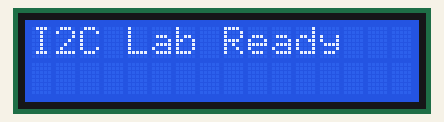
Bench run of a sketch on a simulated Arduino Uno, built with avr-gcc and run on an emulated ATmega328P. On the bench: 16×2 character LCD. The local clock reads 2024-03-15 10:24:30 at power-on unless the sketch sets it; what the sketch prints to the serial monitor is not drawn.

Above: at 0.1 s.
At 2.2 s:
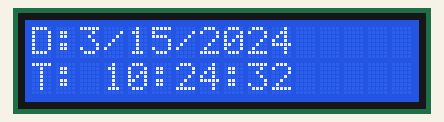
At 10.4 s:
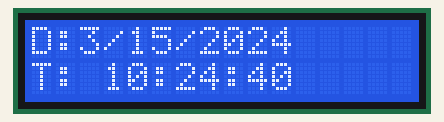
At 19.6 s:
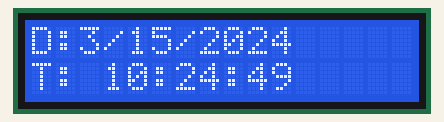
At 28.8 s:
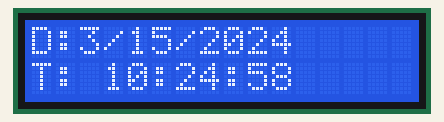
At 38.0 s:
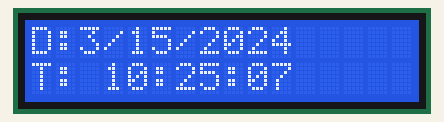

Measured:
- what the display in image 1 shows lasts 1.0 s, from 2.1 s to 3.1 s

The sketch:

Code.ino
```cpp
#include <Wire.h>
#include <LiquidCrystal_I2C.h>
#include "RTClib.h"

// Set the LCD address to 0x27 for a 16 chars and 2 line display
// Change to 0x3F if 0x27 doesn't work
LiquidCrystal_I2C lcd(0x27, 16, 2);
RTC_DS3231 rtc;

void setup() {
  Serial.begin(115200);

  // Initialize LCD
  lcd.init();
  lcd.backlight();

  // Initialize RTC
  if (!rtc.begin()) {
    Serial.println("Couldn't find RTC");
    lcd.print("RTC Error!");
    while (1);
  }

  // Check if the RTC lost power and set the time
  if (rtc.lostPower()) {
    Serial.println("RTC lost power, setting the time!");
    // Sets the RTC to the date & time this sketch was compiled
    rtc.adjust(DateTime(F(__DATE__), F(__TIME__)));
  }

  lcd.clear();
  lcd.setCursor(0, 0);
  lcd.print("I2C Lab Ready");
  delay(2000);
  lcd.clear();
}

void loop() {
  DateTime now = rtc.now();

  // 1. Print to Serial Monitor (For Lab Requirement 3)
  Serial.print("Date: ");
  Serial.print(now.year(), DEC); Serial.print('/');
  Serial.print(now.month(), DEC); Serial.print('/');
  Serial.print(now.day(), DEC);
  Serial.print(" | Time: ");
  Serial.print(now.hour(), DEC); Serial.print(':');
  Serial.print(now.minute(), DEC); Serial.print(':');
  Serial.println(now.second(), DEC);

  // 2. Display on LCD
  // Top Row: Date
  lcd.setCursor(0, 0);
  lcd.print("D:"); lcd.print(now.month());
  lcd.print("/"); lcd.print(now.day());
  lcd.print("/"); lcd.print(now.year());

  // Bottom Row: Time
  lcd.setCursor(0, 1);
  lcd.print("T: ");
  if(now.hour() < 10) lcd.print('0'); lcd.print(now.hour());
  lcd.print(":");
  if(now.minute() < 10) lcd.print('0'); lcd.print(now.minute());
  lcd.print(":");
  if(now.second() < 10) lcd.print('0'); lcd.print(now.second());

  delay(1000); // Update every second
}
```
